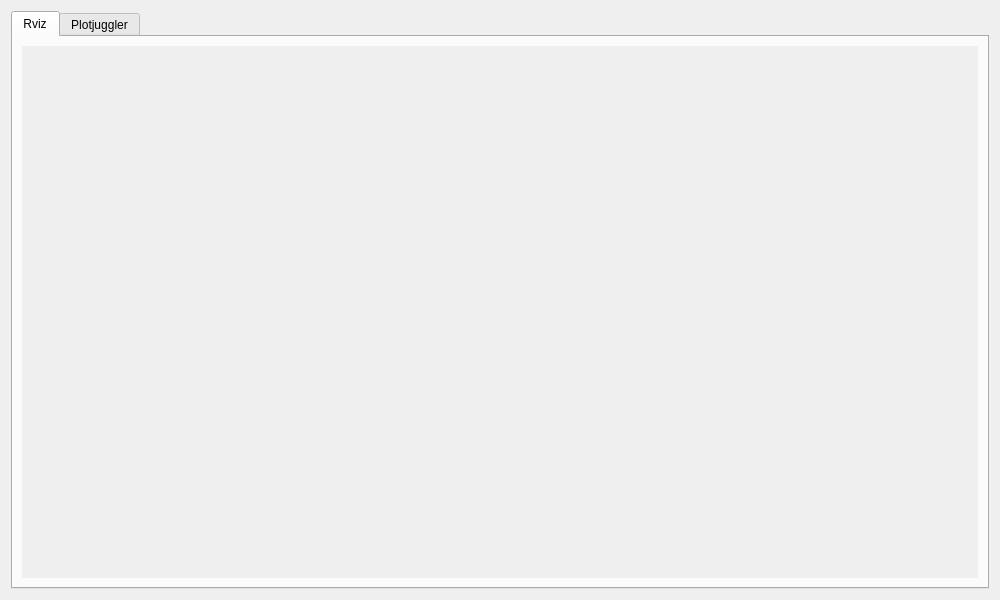
<?xml version="1.0" encoding="UTF-8"?>
<ui version="4.0">
 <class>Form</class>
 <widget class="QWidget" name="Form">
  <property name="geometry">
   <rect>
    <x>0</x>
    <y>0</y>
    <width>1000</width>
    <height>600</height>
   </rect>
  </property>
  <property name="windowTitle">
   <string>Form</string>
  </property>
  <layout class="QGridLayout" name="gridLayout_2">
   <item row="0" column="1" rowspan="2">
    <layout class="QGridLayout" name="mainLayout">
     <property name="verticalSpacing">
      <number>6</number>
     </property>
     <item row="0" column="0">
      <widget class="QTabWidget" name="tabWidget">
       <property name="currentIndex">
        <number>0</number>
       </property>
       <widget class="QWidget" name="rviz_tab">
        <property name="sizePolicy">
         <sizepolicy hsizetype="MinimumExpanding" vsizetype="MinimumExpanding">
          <horstretch>0</horstretch>
          <verstretch>0</verstretch>
         </sizepolicy>
        </property>
        <attribute name="title">
         <string>Rviz</string>
        </attribute>
        <layout class="QGridLayout" name="gridLayout_3">
         <item row="0" column="0">
          <layout class="QGridLayout" name="gridLayout">
           <property name="sizeConstraint">
            <enum>QLayout::SetNoConstraint</enum>
           </property>
           <item row="0" column="0">
            <widget class="EmbedWindowWidget" name="rviz_widget" native="true">
             <property name="sizePolicy">
              <sizepolicy hsizetype="Preferred" vsizetype="Preferred">
               <horstretch>0</horstretch>
               <verstretch>0</verstretch>
              </sizepolicy>
             </property>
             <property name="minimumSize">
              <size>
               <width>1</width>
               <height>1</height>
              </size>
             </property>
             <property name="autoFillBackground">
              <bool>true</bool>
             </property>
            </widget>
           </item>
          </layout>
         </item>
        </layout>
       </widget>
       <widget class="QWidget" name="plotjuggler_tab">
        <attribute name="title">
         <string>Plotjuggler</string>
        </attribute>
        <layout class="QGridLayout" name="gridLayout_5">
         <item row="0" column="0">
          <layout class="QGridLayout" name="gridLayout_4">
           <item row="0" column="0">
            <widget class="EmbedWindowWidget" name="plotjuggler_widget" native="true"/>
           </item>
          </layout>
         </item>
        </layout>
       </widget>
      </widget>
     </item>
    </layout>
   </item>
  </layout>
 </widget>
 <customwidgets>
  <customwidget>
   <class>EmbedWindowWidget</class>
   <extends>QWidget</extends>
   <header>rqt_embed_window.embed_window_widget</header>
  </customwidget>
 </customwidgets>
 <resources/>
 <connections/>
</ui>
